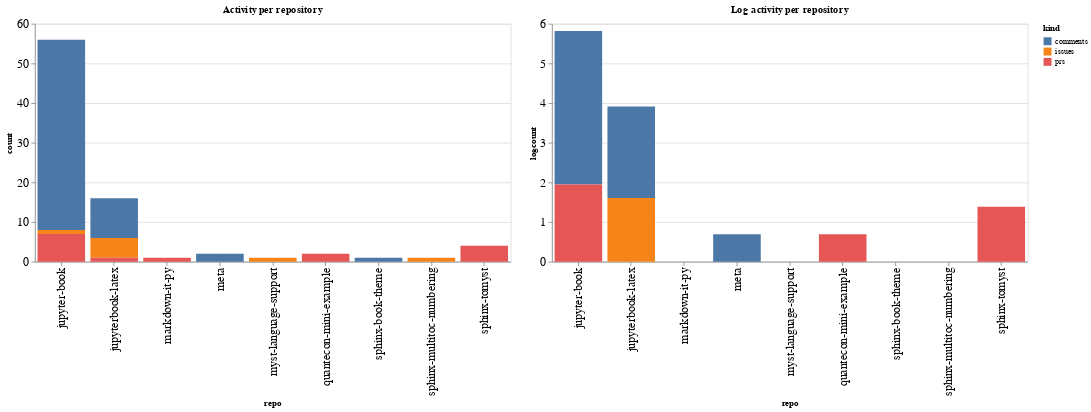

Notebook code cell kept with this figure:
### Code cell
ch1 = alt.Chart(repo_summaries, width=600, title="Activity per repository").mark_bar().encode(
    x='repo',
    y='count',
    color='kind',
    tooltip="kind"
)

ch2 = alt.Chart(repo_summaries, width=600, title="Log activity per repository").mark_bar().encode(
    x='repo',
    y='logcount',
    color='kind',
    tooltip="kind"
)

ch1 | ch2

### Figure 1 — Vega-Lite specification as saved in the notebook (floating-point values rounded to 4 significant figures)
{"config": {"axisLeft": {"labelFontSize": 15}, "axisBottom": {"labelFontSize": 15}}, "hconcat": [{"mark": "bar", "encoding": {"color": {"type": "nominal", "field": "kind"}, "tooltip": {"type": "nominal", "field": "kind"}, "x": {"type": "nominal", "field": "repo"}, "y": {"type": "quantitative", "field": "count"}}, "title": "Activity per repository", "width": 600}, {"mark": "bar", "encoding": {"color": {"type": "nominal", "field": "kind"}, "tooltip": {"type": "nominal", "field": "kind"}, "x": {"type": "nominal", "field": "repo"}, "y": {"type": "quantitative", "field": "logcount"}}, "title": "Log activity per repository", "width": 600}], "data": {"name": "data-8d1f41d4aeb780488722947c6a5bb501"}, "$schema": "https://vega.github.io/schema/vega-lite/v4.8.1.json", "datasets": {"data-8d1f41d4aeb780488722947c6a5bb501": [{"repo": "jupyter-book", "kind": "comments", "count": 48, "logcount": 3.871}, {"repo": "jupyter-book", "kind": "issues", "count": 1, "logcount": 0.0}, {"repo": "jupyter-book", "kind": "prs", "count": 7, "logcount": 1.946}, {"repo": "jupyterbook-latex", "kind": "comments", "count": 10, "logcount": 2.303}, {"repo": "jupyterbook-latex", "kind": "issues", "count": 5, "logcount": 1.609}, {"repo": "jupyterbook-latex", "kind": "prs", "count": 1, "logcount": 0.0}, {"repo": "markdown-it-py", "kind": "prs", "count": 1, "logcount": 0.0}, {"repo": "meta", "kind": "comments", "count": 2, "logcount": 0.6931}, {"repo": "myst-language-support", "kind": "issues", "count": 1, "logcount": 0.0}, {"repo": "quantecon-mini-example", "kind": "prs", "count": 2, "logcount": 0.6931}, {"repo": "sphinx-book-theme", "kind": "comments", "count": 1, "logcount": 0.0}, {"repo": "sphinx-multitoc-numbering", "kind": "issues", "count": 1, "logcount": 0.0}, {"repo": "sphinx-tomyst", "kind": "prs", "count": 4, "logcount": 1.386}]}}
